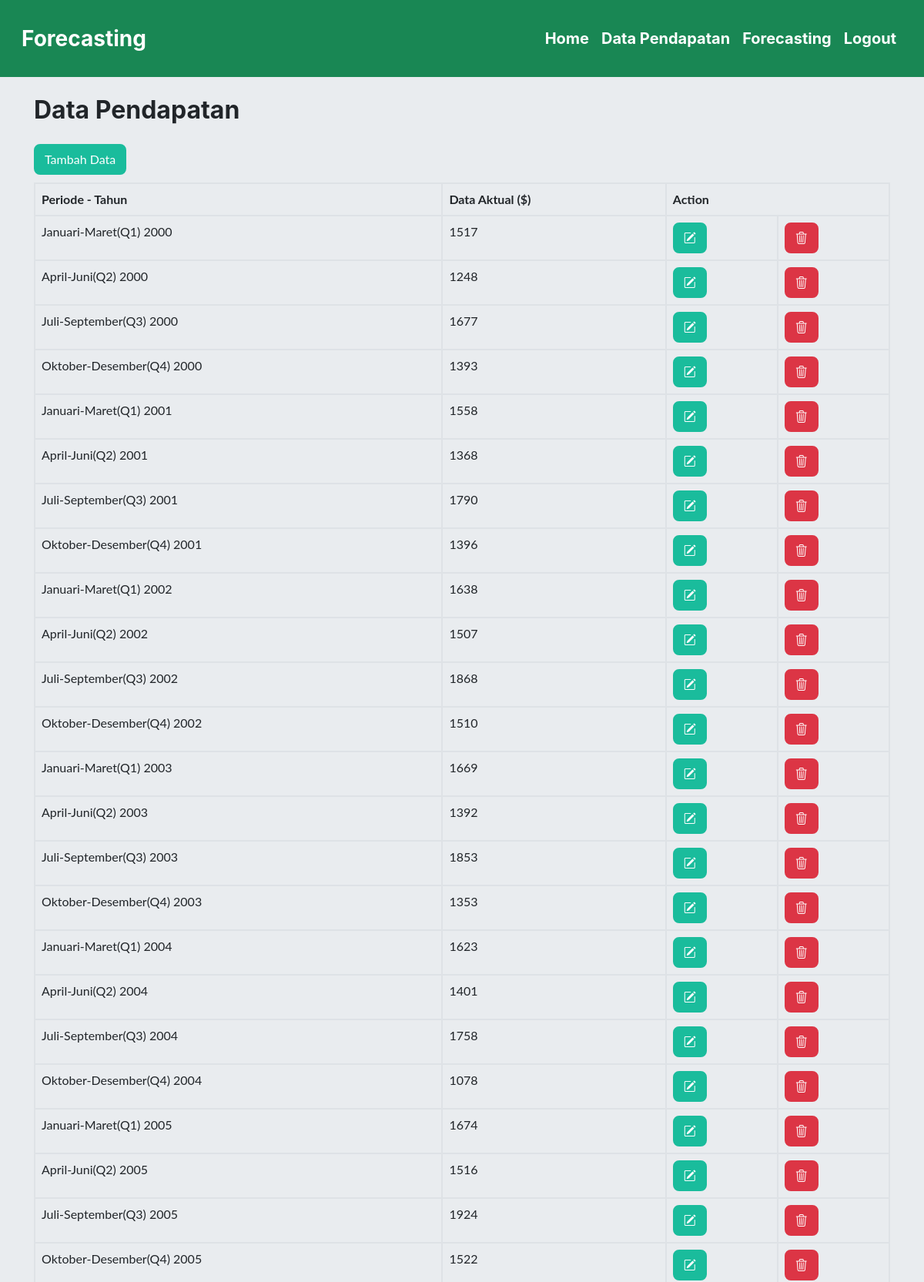
/data.php (signed in, upper part), run on the app's committed database.
### tables this page shows
CREATE TABLE `tb_penjualan` (
  `id` int(11) NOT NULL,
  `bln_thn` varchar(50) NOT NULL,
  `d_aktual` int(11) NOT NULL
);

### data.php (the view, shortened to what this page needs)
<?php
include_once("koneksi.php");
$querytampil = "Select * from tb_penjualan";
?>
<!DOCTYPE html>
<html lang="en" >
<head>
	<link rel='stylesheet' href='https://maxcdn.bootstrapcdn.com/bootstrap/4.5.2/css/bootstrap.min.css'>
	<link rel='stylesheet' href='https://maxcdn.bootstrapcdn.com/font-awesome/4.7.0/css/font-awesome.min.css'>
  	<link rel="stylesheet" href="https://cdn.jsdelivr.net/npm/bootstrap-icons@1.10.2/font/bootstrap-icons.css">
	<link rel="stylesheet" href="css/style.css">
</head>
<body>
	<?php
	include_once 'navbar.php';
	?>
	<div>
		<div class="jumbotron" >
			<div class="container" style="height:fit-content; margin-top: 60px;">
				<h2 style="margin-bottom: 25px;">Data Pendapatan</h2>
				<div style="margin-bottom: 10px;">
					<a class="btn btn-primary" href="tambah.php">Tambah Data</a>
				</div>
				<table class="table table-hover table-bordered">
					<tr>
						<th>Periode - Tahun</th>
						<th>Data Aktual ($)</th>
						<th colspan="2">Action</th>
					</tr>
					<?php
					$resultquery = mysqli_query($koneksi,$querytampil);
					while ($data = mysqli_fetch_assoc($resultquery)) {
						?>
						<tr>
							<?php
							echo "<td>$data[bln_thn]</td>";
							echo "<td>$data[d_aktual]</td>";
							?>
							<td>
								<form action="edit.php" method="post">
									<button class="btn btn-primary" name="submit" value="Edit"><i class="bi bi-pencil-square"></i></button>
								</form>
							</td>
							<td>
								<form action="hapus.php" method="post">
									<button class="btn btn-danger" name="submit" value="Hapus"><i class="bi bi-trash3"></i></button>
								</form>
							</td>
						</tr>
						<?php
					}
					?>
				</table>
			</div>
		</div>
	</div>
</body>
</html>

### navbar.php (shortened to what this page needs)
<!DOCTYPE html>
<html>
<head>
</head>
<body>
    <nav class="navbar navbar-expand-lg navbar-light bg-success fixed-top" id="mainNav">
  <div class="container-fluid">
    <a class="navbar-brand" href="#page-top">Forecasting</a>
    <div class="collapse navbar-collapse" id="navbarNav">
      <ul class="navbar-nav ml-auto fs-5">
        <li class="nav-item">
          <a class="nav-link js-scroll-trigger " aria-current="page" href="index.php">Home</a>
        </li>
        <li class="nav-item">
          <a class="nav-link js-scroll-trigger" href="data.php">Data Pendapatan</a>
        </li>
        <li class="nav-item">
          <a class="nav-link js-scroll-trigger" href="forecast.php">Forecasting</a>
        </li>
        <li class="nav-item">
          <a class="nav-link js-scroll-trigger" href="logout.php" >Logout</a>
        </li>
      </ul>
    </div>
  </div>
</nav>
</body>
</html>

### data on the page
tb_penjualan: bln_thn "Januari-Maret(Q1) 2000", d_aktual "1517"
tb_penjualan: bln_thn "April-Juni(Q2) 2000", d_aktual "1248"
tb_penjualan: bln_thn "Juli-September(Q3) 2000", d_aktual "1677"
tb_penjualan: bln_thn "Oktober-Desember(Q4) 2000", d_aktual "1393"
tb_penjualan: bln_thn "Januari-Maret(Q1) 2001", d_aktual "1558"
tb_penjualan: bln_thn "April-Juni(Q2) 2001", d_aktual "1368"
tb_penjualan: bln_thn "Juli-September(Q3) 2001", d_aktual "1790"
tb_penjualan: bln_thn "Oktober-Desember(Q4) 2001", d_aktual "1396"
tb_penjualan: bln_thn "Januari-Maret(Q1) 2002", d_aktual "1638"
tb_penjualan: bln_thn "April-Juni(Q2) 2002", d_aktual "1507"
tb_penjualan: bln_thn "Juli-September(Q3) 2002", d_aktual "1868"
tb_penjualan: bln_thn "Oktober-Desember(Q4) 2002", d_aktual "1510"
tb_penjualan: bln_thn "Januari-Maret(Q1) 2003", d_aktual "1669"
tb_penjualan: bln_thn "April-Juni(Q2) 2003", d_aktual "1392"
tb_penjualan: bln_thn "Juli-September(Q3) 2003", d_aktual "1853"
tb_penjualan: bln_thn "Oktober-Desember(Q4) 2003", d_aktual "1353"
tb_penjualan: bln_thn "Januari-Maret(Q1) 2004", d_aktual "1623"
tb_penjualan: bln_thn "April-Juni(Q2) 2004", d_aktual "1401"
tb_penjualan: bln_thn "Juli-September(Q3) 2004", d_aktual "1758"
tb_penjualan: bln_thn "Oktober-Desember(Q4) 2004", d_aktual "1078"
tb_penjualan: bln_thn "Januari-Maret(Q1) 2005", d_aktual "1674"
tb_penjualan: bln_thn "April-Juni(Q2) 2005", d_aktual "1516"
tb_penjualan: bln_thn "Juli-September(Q3) 2005", d_aktual "1924"
tb_penjualan: bln_thn "Oktober-Desember(Q4) 2005", d_aktual "1522"
